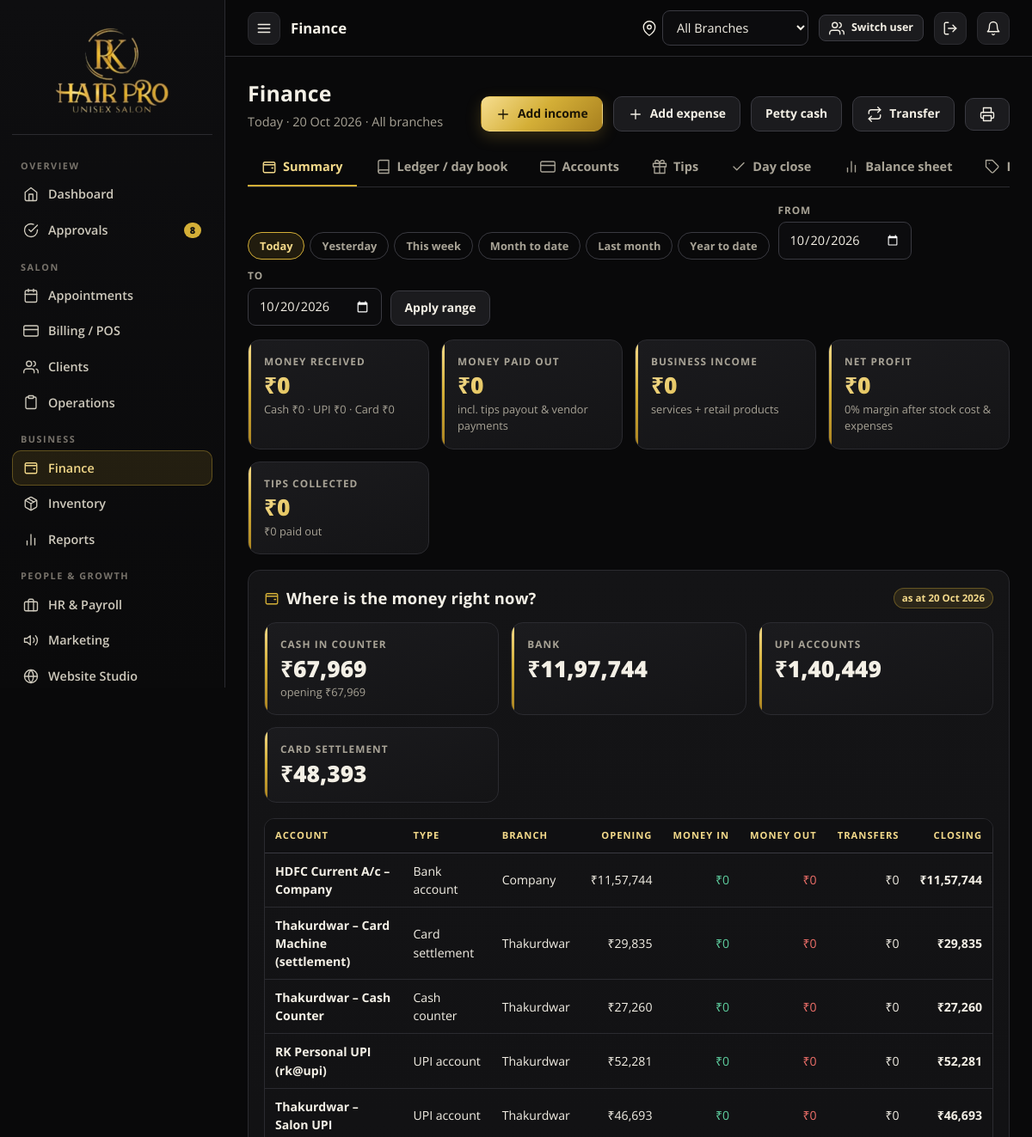
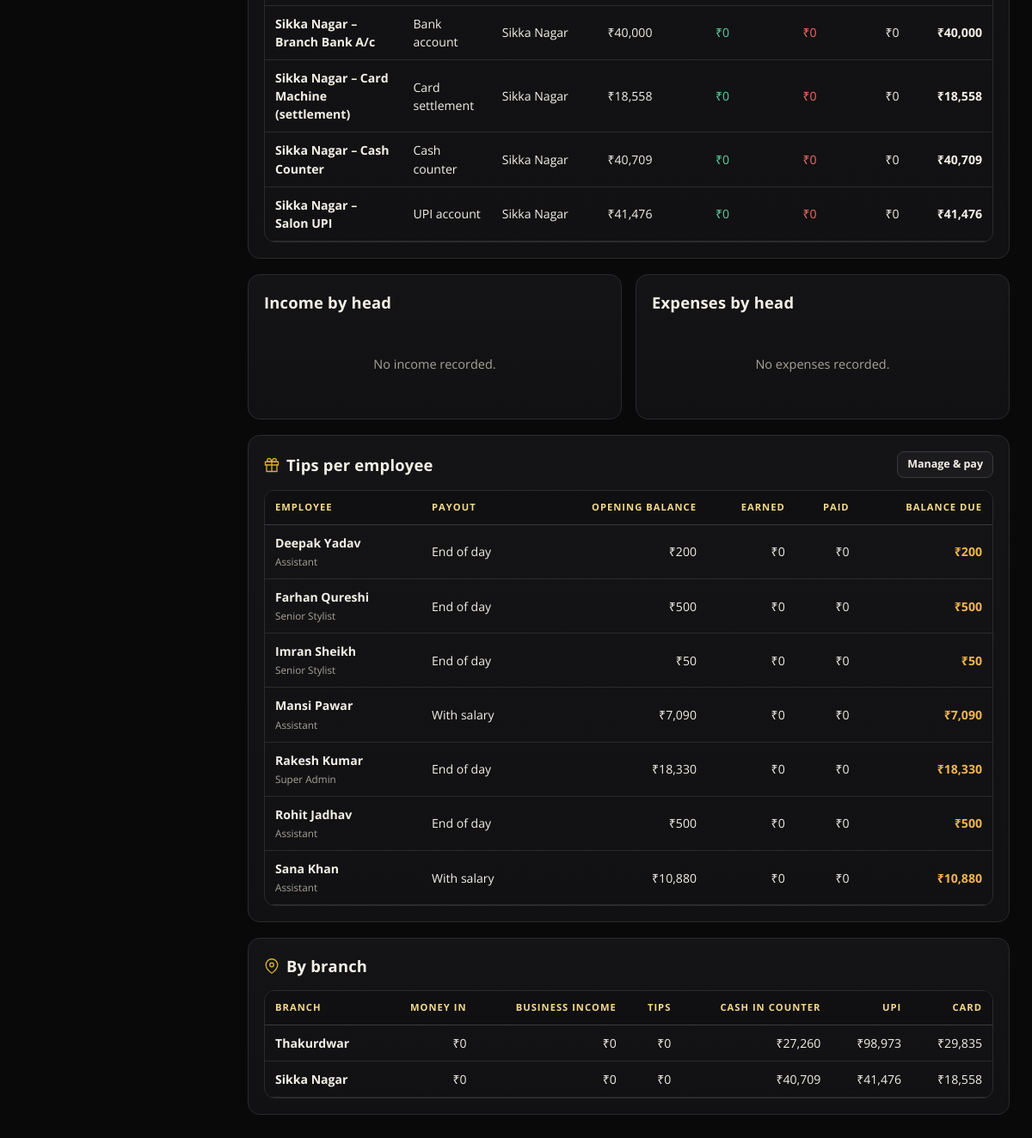
/finance/ (signed in), run on the app's committed database (2 pictures, top to bottom).
### rkhp/models.py (models this page shows, shortened)
class Account(db.Model):
    id = db.Column(db.Integer, primary_key=True)
    name = db.Column(db.String(80), nullable=False)
    type = db.Column(db.String(10), nullable=False)
    branch_id = db.Column(db.Integer, db.ForeignKey("branch.id"))   # None = company level
    opening_balance = db.Column(db.Float, default=0)
    upi_id = db.Column(db.String(60))
    bank_name = db.Column(db.String(80))
    notes = db.Column(db.String(200))
    active = db.Column(db.Boolean, default=True)
    branch = db.relationship("Branch")
    @property
    def type_label(self):
        return dict(ACCOUNT_TYPES).get(self.type, self.type)

class Branch(db.Model):
    id = db.Column(db.Integer, primary_key=True)
    name = db.Column(db.String(80), nullable=False)
    code = db.Column(db.String(8), nullable=False)
    address = db.Column(db.String(240))
    phone = db.Column(db.String(20))
    open_time = db.Column(db.String(5), default="10:00")
    close_time = db.Column(db.String(5), default="21:00")
    slot_minutes = db.Column(db.Integer, default=30)
    monthly_target = db.Column(db.Float, default=0)
    active = db.Column(db.Boolean, default=True)
    created_at = db.Column(db.DateTime, default=now)

class Employee(UserMixin, db.Model):
    id = db.Column(db.Integer, primary_key=True)
    name = db.Column(db.String(100), nullable=False)
    mobile = db.Column(db.String(15), unique=True, nullable=False)   # login id
    password_hash = db.Column(db.String(200))
    role = db.Column(db.String(20), default="stylist")
    designation = db.Column(db.String(80))
    branch_id = db.Column(db.Integer, db.ForeignKey("branch.id"))       # access scope (None = all branches)
    home_branch_id = db.Column(db.Integer, db.ForeignKey("branch.id"))  # where they normally work
    reports_to_id = db.Column(db.Integer, db.ForeignKey("employee.id"))
    active = db.Column(db.Boolean, default=True)
    login_blocked = db.Column(db.Boolean, default=False)
    perms = db.Column(db.String(200))            # comma list; None => role defaults
    takes_appointments = db.Column(db.Boolean, default=False)
    public_visible = db.Column(db.Boolean, default=True)   # shown on online booking page
    bio = db.Column(db.String(240))
    salary = db.Column(db.Float, default=18000)
    commission_pct = db.Column(db.Float, default=10)
    monthly_target = db.Column(db.Float, default=0)
    weekly_off = db.Column(db.Integer, default=0)          # Monday=0 .. Sunday=6
    shift_start = db.Column(db.String(5), default="10:00")
    shift_end = db.Column(db.String(5), default="21:00")
    tip_mode = db.Column(db.String(10), default="daily")   # daily | salary
    joined_on = db.Column(db.Date, default=date.today)
    dob = db.Column(db.Date)
    email = db.Column(db.String(120))
    address = db.Column(db.String(240))
    aadhaar = db.Column(db.String(20))
    pan = db.Column(db.String(12))
    emergency_name = db.Column(db.String(80))
    emergency_phone = db.Column(db.String(15))
    bank_name = db.Column(db.String(80))
    bank_account = db.Column(db.String(30))
    ifsc = db.Column(db.String(15))
    upi_id = db.Column(db.String(60))
    photo = db.Column(db.String(200))
    face_photo = db.Column(db.String(200))
    aadhaar_doc = db.Column(db.String(200))
    pan_doc = db.Column(db.String(200))
    created_at = db.Column(db.DateTime, default=now)
    branch = db.relationship("Branch", foreign_keys=[branch_id])
    home_branch = db.relationship("Branch", foreign_keys=[home_branch_id])
    manager = db.relationship("Employee", remote_side=[id], foreign_keys=[reports_to_id])
    @property
    def is_active(self):       # Flask-Login
        return bool(self.active) and not self.login_blocked
    @property
    def is_super(self):
        return self.role == "super_admin"
    @property
    def role_label(self):
        return ROLE_LABEL.get(self.role, self.role)
    @property
    def perm_set(self):
        if self.is_super:
            return set(ALL_PERMS)
        if self.perms is None:
            return set(DEFAULT_PERMS.get(self.role, []))
        return {p for p in self.perms.split(",") if p}
    def has_perm(self, p):
        return p in self.perm_set
    @property
    def is_manager(self):
        return self.role in ("super_admin", "branch_admin")

### rkhp/routes/finance.py (the view)
@bp.route("/")
@require_perm("finance")
def index():
    ids = scope_ids()
    key, d1, d2, label = get_period("today")
    S = fin.summary(ids, d1, d2)
    P = fin.pnl(ids, d1, d2)
    day_closes = DayClose.query.filter(DayClose.branch_id.in_(ids), DayClose.date == d2).all() if d1 == d2 else []
    return render_template("finance/index.html", S=S, P=P, key=key, d1=d1, d2=d2, label=label, closes=day_closes, MODE=fin.MODE_LABEL, page_title="Finance",
                           cash_by_branch=[(b, fin.summary([b.id], d1, d2)) for b in all_branches() if b.id in ids] if len(ids) > 1 else [])

### rkhp/templates/finance/index.html (shortened to what this page needs)
{% extends 'base.html' %}
{% block content %}
<div class="page-h"><div><h1>Finance</h1><p>{{ label }} · {{ 'All branches' if not scope_branch else scope_branch.name }}</p></div>
  <div class="row no-print"><a class="btn gold" href="{{ url_for('fin.entry', kind='in') }}">{{ ui.icon('plus') }} Add income</a><a class="btn" href="{{ url_for('fin.entry', kind='out') }}">{{ ui.icon('plus') }} Add expense</a>
    <a class="btn" href="{{ url_for('fin.entry', kind='out', petty=1) }}">Petty cash</a><button class="btn" data-modal="xferModal">{{ ui.icon('sync') }} Transfer</button><button class="btn" onclick="window.print()">{{ ui.icon('printer') }}</button></div></div>
{% include 'finance/_tabs.html' %}
{{ ui.period_bar(key, d1, d2) }}
<div class="kpi-grid mb">
  {{ ui.kpi('Money received', S.in_total|inr, 'Cash ' + (S.mode_in.get('cash',0))|inr + ' · UPI ' + (S.mode_in.get('upi',0))|inr + ' · Card ' + (S.mode_in.get('card',0))|inr) }}
  {{ ui.kpi('Money paid out', S.out_total|inr, 'incl. tips payout & vendor payments') }}
  {{ ui.kpi('Business income', P.total_revenue|inr, 'services + retail products') }}
  {{ ui.kpi('Net profit', P.net_profit|inr, P.margin|string + '% margin after stock cost & expenses') }}
  {{ ui.kpi('Tips collected', S.tips_in|inr, S.tips_out|inr + ' paid out') }}
</div>
<div class="card mb"><div class="card-h"><h2>{{ ui.icon('wallet') }} Where is the money right now?</h2><span class="badge gold">as at {{ d2|dfmt }}</span></div>
  <div class="kpi-grid">
    {{ ui.kpi('Cash in counter', S.cash_total|inr, 'opening ' + S.cash_opening|inr, plain=True) }}
    {{ ui.kpi('Bank', S.bank_total|inr, plain=True) }}{{ ui.kpi('UPI accounts', S.upi_total|inr, plain=True) }}{{ ui.kpi('Card settlement', S.card_total|inr, plain=True) }}
  </div>
  <div class="table-wrap mt"><table class="tbl"><thead><tr><th>Account</th><th>Type</th><th>Branch</th><th class="num">Opening</th><th class="num">Money in</th><th class="num">Money out</th><th class="num">Transfers</th><th class="num">Closing</th></tr></thead><tbody>
    {% for r in S.accounts %}<tr onclick="location='{{ url_for('fin.account_view', aid=r.acc.id) }}'" style="cursor:pointer"><td><b>{{ r.acc.name }}</b></td><td>{{ r.acc.type_label }}</td><td>{{ r.acc.branch.name if r.acc.branch else 'Company' }}</td>
      <td class="num">{{ r.opening|inr }}</td><td class="num ok">{{ r.inflow|inr }}</td><td class="num bad">{{ r.outflow|inr }}</td><td class="num">{{ r.xfer|inr }}</td><td class="num"><b>{{ r.closing|inr }}</b></td></tr>{% endfor %}
  </tbody></table></div></div>
<div class="grid g2 mb">
  <div class="card"><div class="card-h"><h2>Income by head</h2></div>
    {% for n, nat, a in S.income_heads %}<div class="stat-row"><span>{{ n }} {% if nat != 'revenue' %}<span class="badge">{{ 'pass-through' if nat in ('tip_in','gst_in') else 'owner' }}</span>{% endif %}</span><b>{{ a|inr }}</b></div>{% else %}<div class="empty">No income recorded.</div>{% endfor %}</div>
  <div class="card"><div class="card-h"><h2>Expenses by head</h2></div>
    {% for n, nat, a in S.expense_heads %}<div class="stat-row"><span>{{ n }} {% if nat != 'expense' %}<span class="badge">{{ 'pass-through' if nat in ('tip_out','gst_out','vendor_pay') else 'owner' }}</span>{% endif %}</span><b>{{ a|inr }}</b></div>{% else %}<div class="empty">No expenses recorded.</div>{% endfor %}</div>
</div>
<div class="card mb"><div class="card-h"><h2>{{ ui.icon('gift') }} Tips per employee</h2><a class="btn sm" href="{{ url_for('fin.tips', p=key, **({'from': d1.isoformat(), 'to': d2.isoformat()} if key == 'custom' else {})) }}">Manage & pay</a></div>
  <div class="table-wrap"><table class="tbl"><thead><tr><th>Employee</th><th>Payout</th><th class="num">Opening balance</th><th class="num">Earned</th><th class="num">Paid</th><th class="num">Balance due</th></tr></thead><tbody>
  {% for r in S.tips %}<tr><td><b>{{ r.emp.name.split('(')[0] }}</b><br><small>{{ r.emp.role_label }}</small></td><td>{{ 'End of day' if r.emp.tip_mode == 'daily' else 'With salary' }}</td><td class="num">{{ r.opening|inr }}</td><td class="num">{{ r.earned|inr }}</td><td class="num">{{ r.paid|inr }}</td><td class="num"><b class="{{ 'warn' if r.closing > 0 }}">{{ r.closing|inr }}</b></td></tr>
  {% else %}<tr><td colspan="6" class="empty">No tips in this period.</td></tr>{% endfor %}</tbody></table></div></div>
{% if cash_by_branch %}<div class="card"><div class="card-h"><h2>{{ ui.icon('pin') }} By branch</h2></div><div class="table-wrap"><table class="tbl"><thead><tr><th>Branch</th><th class="num">Money in</th><th class="num">Business income</th><th class="num">Tips</th><th class="num">Cash in counter</th><th class="num">UPI</th><th class="num">Card</th></tr></thead><tbody>
  {% for b, s in cash_by_branch %}<tr><td><b>{{ b.name }}</b></td><td class="num">{{ s.in_total|inr }}</td><td class="num">{{ s.revenue|inr }}</td><td class="num">{{ s.tips_in|inr }}</td><td class="num">{{ s.cash_total|inr }}</td><td class="num">{{ s.upi_total|inr }}</td><td class="num">{{ s.card_total|inr }}</td></tr>{% endfor %}</tbody></table></div></div>{% endif %}
{% endblock %}

### data on the page
Account: acc.name "HDFC Current A/c – Company", acc.type_label "Bank account"
Account: acc.name "Thakurdwar – Card Machine (settlement)", acc.type_label "Card settlement"
Branch: acc.branch "Thakurdwar" "Thakurdwar" "Thakurdwar" "Thakurdwar", name "Thakurdwar", in_total|inr "₹0", revenue|inr "₹0", tips_in|inr "₹0", cash_total|inr "₹27,260", upi_total|inr "₹98,973", card_total|inr "₹29,835"
Account: acc.name "Thakurdwar – Cash Counter", acc.type_label "Cash counter"
Account: acc.name "RK Personal UPI (rk@upi)", acc.type_label "UPI account"
Account: acc.name "Thakurdwar – Salon UPI", acc.type_label "UPI account"
Account: acc.name "Sikka Nagar – Branch Bank A/c", acc.type_label "Bank account"
Branch: acc.branch "Sikka Nagar" "Sikka Nagar" "Sikka Nagar" "Sikka Nagar", name "Sikka Nagar", in_total|inr "₹0", revenue|inr "₹0", tips_in|inr "₹0", cash_total|inr "₹40,709", upi_total|inr "₹41,476", card_total|inr "₹18,558"
Account: acc.name "Sikka Nagar – Card Machine (settlement)", acc.type_label "Card settlement"
Account: acc.name "Sikka Nagar – Cash Counter", acc.type_label "Cash counter"
Account: acc.name "Sikka Nagar – Salon UPI", acc.type_label "UPI account"
Employee: emp.name "Deepak Yadav", emp.role_label "Assistant", tip_mode "End of day"
Employee: emp.name "Farhan Qureshi", emp.role_label "Senior Stylist", tip_mode "End of day"
Employee: emp.name "Imran Sheikh", emp.role_label "Senior Stylist", tip_mode "End of day"
Employee: emp.name "Mansi Pawar", emp.role_label "Assistant", tip_mode "With salary"
Employee: emp.name "Rakesh Kumar", emp.role_label "Super Admin", tip_mode "End of day"
Employee: emp.name "Rohit Jadhav", emp.role_label "Assistant", tip_mode "End of day"
Employee: emp.name "Sana Khan", emp.role_label "Assistant", tip_mode "With salary"

### other printed values
{{ sec.title }} "OVERVIEW" "SALON" "BUSINESS" "PEOPLE & GROWTH"
{{ it.label }} "Dashboard" "Approvals" "Appointments" "Billing / POS" "Clients" "Operations" "Finance" "Inventory" "Reports" "HR & Payroll" "Marketing" "Website Studio"
{{ it.count }} "8"
{{ page_title|default('') }} "Finance"
{{ label }} "Today · 20 Oct 2026"
{{ 'All branches' if not scope_branch else scope_branch.name }} "All branches"
{{ lbl }} "Today" "Yesterday" "This week" "Month to date" "Last month" "Year to date"
{{ label }} "MONEY PAID OUT BUSINESS INCOME NET PROFIT TIPS COLLECTED CASH IN COUNTER BANK UPI ACCOUNTS CARD SETTLEMENT"
{{ sub|safe }} "incl. tips payout & vendor payments services + retail products 0% margin after stock cost & expenses ₹0 paid out opening ₹67,969"
{{ d2|dfmt }} "20 Oct 2026"
{{ value }} "₹67,969 ₹11,97,744 ₹1,40,449 ₹48,393"
{{ r.acc.branch.name if r.acc.branch else 'Company' }} "Company"
{{ r.opening|inr }} "₹11,57,744" "₹29,835" "₹27,260" "₹52,281" "₹46,693" "₹40,000" "₹18,558" "₹40,709" "₹41,476"
{{ r.inflow|inr }} "₹0" "₹0" "₹0" "₹0" "₹0" "₹0" "₹0" "₹0" "₹0"
{{ r.outflow|inr }} "₹0" "₹0" "₹0" "₹0" "₹0" "₹0" "₹0" "₹0" "₹0"
